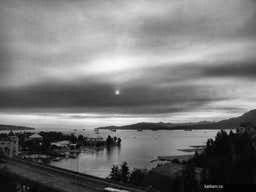
#> input picture katkam-equalized/katkam-20160607200000.jpg.jpg, 256 x 192 px, given as the content of the folder ./katkam-scaled, which was not available
$ python image_preprocess.py
#> lines starting #> are read from the running program, lines starting #| are printed output that depends on the picture
#script to do histogram equalization on images.

import numpy as np
import glob
import cv2
import re


def main():

  for path in sorted(glob.glob("./katkam-scaled/*")):

    filename = re.search("[^/]+$", path).group()
    img = cv2.imread(path, 0)
#> img is the input picture: shape (192, 256); min 0, max 254, mean 119.2
    clahe = cv2.createCLAHE(clipLimit=2.0, tileGridSize=(8,8))
    equalized = clahe.apply(img)
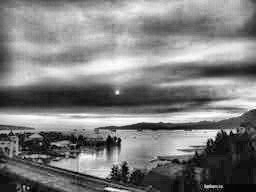
#> equalized: shape (192, 256); min 1, max 255, mean 126.8

    cv2.imwrite('./katkam-equalized/' + filename + '.jpg', equalized)


if __name__ == '__main__':
  main()

$ run again, on katkam-equalized/katkam-20160617170000.jpg.jpg
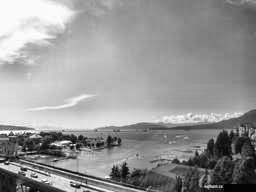
#> input picture katkam-equalized/katkam-20160617170000.jpg.jpg, 256 x 192 px, given as the content of the folder ./katkam-scaled, which was not available
#> in main, img is the input picture: shape (192, 256); min 0, max 255, mean 149.4
#> in main, `equalized = clahe.apply(img)`:
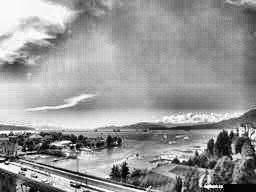
#> equalized: shape (192, 256); min 1, max 255, mean 151.4

$ run again, on katkam-equalized/katkam-20160618140000.jpg.jpg
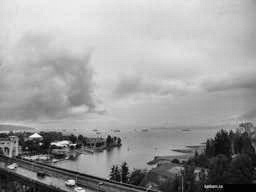
#> input picture katkam-equalized/katkam-20160618140000.jpg.jpg, 256 x 192 px, given as the content of the folder ./katkam-scaled, which was not available
#> in main, img is the input picture: shape (192, 256); min 0, max 245, mean 157.4
#> in main, `equalized = clahe.apply(img)`:
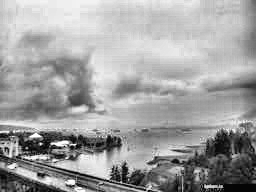
#> equalized: shape (192, 256); min 1, max 255, mean 161

$ run again, on katkam-equalized/katkam-20160620120000.jpg.jpg
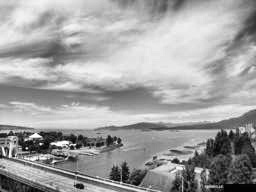
#> input picture katkam-equalized/katkam-20160620120000.jpg.jpg, 256 x 192 px, given as the content of the folder ./katkam-scaled, which was not available
#> in main, img is the input picture: shape (192, 256); min 1, max 255, mean 160.9
#> in main, `equalized = clahe.apply(img)`:
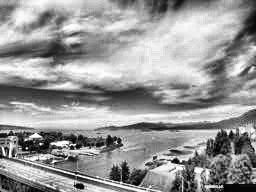
#> equalized: shape (192, 256); min 1, max 255, mean 151.6
